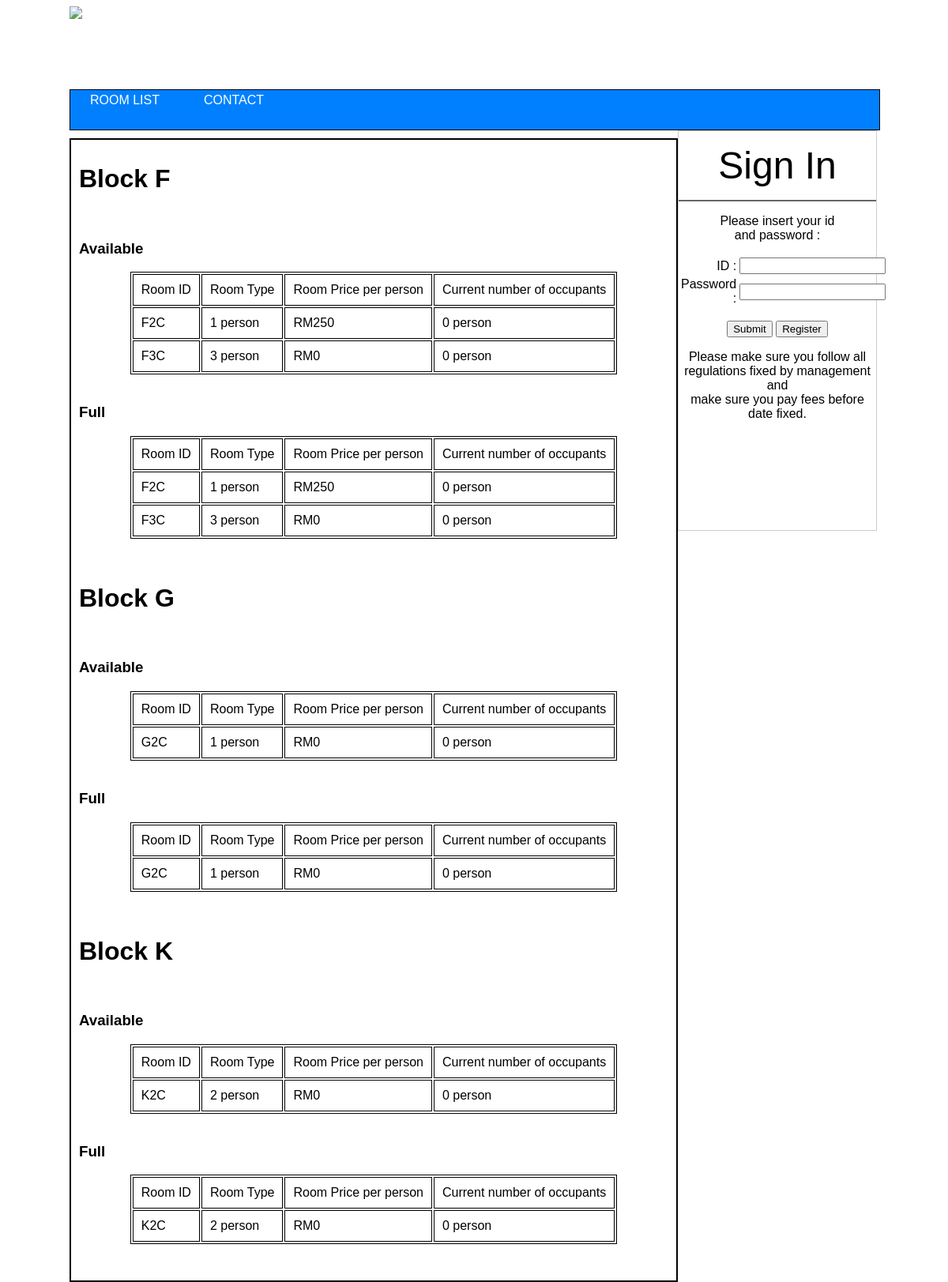
The page /room_list.php on the database its author committed.
### tables this page shows
CREATE TABLE IF NOT EXISTS `block` (
  `block_id` varchar(2) NOT NULL,
  `block_name` text NOT NULL,
  `block_cap` int(11) NOT NULL,
  `block_gen` enum('M','F') NOT NULL,
  PRIMARY KEY (`block_id`),
  UNIQUE KEY `block_id` (`block_id`),
  UNIQUE KEY `block_id_2` (`block_id`)
);

CREATE TABLE IF NOT EXISTS `room` (
  `room_id` varchar(4) NOT NULL,
  `room_cap` int(11) NOT NULL,
  `room_price` double NOT NULL,
  `room_occupied` int(11) NOT NULL,
  `room_block` varchar(2) NOT NULL,
  `availability` tinyint(1) NOT NULL,
  PRIMARY KEY (`room_id`),
  UNIQUE KEY `room_id` (`room_id`),
  KEY `room_block` (`room_block`)
);

### classes/Config.php (called while the page is built)
<?php
class Config {
	public static function get($path = null) {
		if($path){
			$config = $GLOBALS['config'];
			$path = explode('/',$path);
			foreach($path as $lol) {
				if(isset($config[$lol])) {
					$config = $config[$lol];
				}
			}
			return $config;
		}
		return false;
	}
}

### classes/DB.php (called while the page is built, shortened)
<?php
class DB{
	private static $_instance = null;
	private $_pdo,
			$_query,
			$_error = false,
			$_results,
			$_count = 0;
	private function __construct() {
		try{
			$this->_pdo = new PDO('mysql:host='.Config::get('mysql/host').';dbname='.Config::get('mysql/db'),Config::get('mysql/username'),Config::get('mysql/password'));
		}catch(PDOException $e){
			die($e->getMessage());
		}
	}
	public static function getInstance() {
		if(!isset(self::$_instance)){
			self::$_instance = new DB();
		}
		return self::$_instance;
	}
	public function query($sql, $params = array()){
		if($this->_query = $this->_pdo->prepare($sql)){
			$x = 1;
			if(count($params)){
				foreach($params as $param){
					$this->_query->bindValue($x, $param);
					$x++;
				}
			}
			if($this->_query->execute()){
				$this->_result = $this->_query->fetchAll(PDO::FETCH_OBJ);
			}else{
				$this->_error = true;
				var_dump($this->_query->errorInfo());
			}
		}
		return $this;
	}
	public function actionV2($action, $table, $wheres = array()){
		$x=0;
		$sql_comp="";
		if($wheres){
			foreach($wheres as $where){
					$operators = array('=','<=','>=','!=');
						$field = $where[0];
					 $operator = $where[1];
					$value[$x] = $where[2];
					@$compound = $where[3];
					$x++;
					if(in_array($operator, $operators)){
						$sql_comp .= " {$compound} {$field} {$operator} ?";
					}else{}
				}
			$sql = "{$action} FROM {$table} WHERE".$sql_comp;
			if(count($value)<3){
				if(!$this->query($sql,array($value[0],$value[1]))->error()){
					return $this;
				}else{
					return false;
				}
			}else if(count($value)==3){
				if(!$this->query($sql,array($value[0],$value[1],$value[2],))->error()){
					return $this;
				}else{
					return false;
				}
			}else if(count($value)<=4){
				if(!$this->query($sql,array($value[0],$value[1],$value[2],$value[3]))->error()){
					return $this;
				}else{
					return false;
				}
		}else{
			echo 'No where; ';
			return false;
		}
		}
	}
	public function get2($table, $where = array()){
		return $this->actionV2('SELECT *',$table,$where);
	}
	private function action($action, $table, $where){
			if(count($where)==3){
			    $operators = array('=','<=','>=','!=','');
				    $field = $where[0];
				 $operator = $where[1];
				    $value = $where[2];
				if(in_array($operator, $operators)){
						$sql = "{$action} FROM {$table} WHERE {$field} {$operator} ?";
					if(!$this->query($sql, array($value))->error()){
						return $this;
					}
				}
			}else{
				$sql = "SELECT * FROM {$table}";
				if(!$this->query($sql)->error()){
					return $this;
				}
			}
		return false;
	}
	public function get($table, $where = null){
		return $this->action('SELECT *',$table,$where);
	}
	public function error(){
		return $this->_error;
	}
	public function result(){
		return $this->_result;
	}
}

### classes/Block.php (called while the page is built, shortened)
<?php
class Block{
	private $_db,
			$_blockinfo;
	public function __construct(){
		$this->_db = DB::getInstance();
	}
	public function list_all_block(){
		return $this->_db->get('block',array(''))->result();
	}
}
?>

### classes/Room.php (the view, shortened to what this page needs)
<?php
class Room{
	private $_db,
			$_roominfo;
	public function __construct($room = null){
		$this->_db = DB::getInstance();
	}
	public function get_room_by_block_and_status($block_id,$status){
		if(!$this->_db->get('room',array(''))){
			throw new Exception('Error in getting empty blocks');
			return false;
		}else{
			$rooms = $this->_db->get2('room',array(
				array('room_block','=',$block_id),
				array('availability','=',1,'AND'),
			))->result();
			echo '<table id="data">';
			echo '<tr><td> Room ID </td><td>Room Type </td><td> Room Price per person </td><td> Current number of occupants </td></tr>';
			foreach($rooms as $room){
					echo '<tr>';
						echo '<td>'.$room->room_id.'</td>';
						echo '<td>'.$room->room_cap.' person </td>';
						echo '<td> RM'.$room->room_price.'</td>';
						echo '<td>'.$room->room_occupied.' person</td>';
					echo '</tr>';
			}
			echo '</table>';
		}
		return true;
	}
}
?>

### room_list.php (shortened to what this page needs)
<!DOCTYPE html>
<html manifest="MMC.appcache" lang="en">
<head>
<link rel="stylesheet" type="text/css" href="css/hostelRegistration.css">
</head>
<body>
	<div id="container">
        <div id="header">
        <img src="image/project header.jpg" min-width="100%" height="100" />
        </div>
        <div id="NavBar">
			<ul>
				<li><a href="">Room List</a></li>
				<li><a href="#">Contact</a></li>
			</ul>
		</div>
        <div id="content">
           <?php
            $blocks = new Block();
            $blocks = $blocks->list_all_block();
            foreach($blocks as $block){
                echo '<h1>Block '.$block->block_id.'</h1>';
                echo '<br><h3>Available</h3>';
                    $rooms = new Room();
                    $rooms = $rooms->get_room_by_block_and_status($block->block_id,1);
                echo '<br><h3>Full</h3>';
                 $rooms = new Room();
                 $rooms = $rooms->get_room_by_block_and_status($block->block_id,0);
                echo '<br><br>';
            }
           ?>
        </div>
        <div id="sidebar">
        <p align="center"> <font size="+4"> Sign In </font> </p>
        <hr color="#666666"/>
		<p align="center">Please insert your id <br /> and password :</p>
        <form action method="post" name="logInForm">
		<table>
			<tr align="center"><td align="right">      ID :</td><td align="left"> <input name="id" type="text" /> </td> </tr>
        <tr align="center"><td align="right">Password :</td><td align="left"> <input name="password" type="password" /> <td> </tr>
		</table>
        <p align="center"> <input name="submit" type="submit" value="Submit" /> <input type="hidden" name="token" value="<?php echo Token::generate();?>">
		 <input type="button" value="Register" onClick="window.location.href='registrationform.php'"/> </p>
        </form>
        <p align="center"> Please make sure you follow all <br /> regulations fixed by management and <br /> make sure you pay fees before <br /> date fixed. </p>
        </div>
    </div>

### css/hostelRegistration.css (style rules this page uses)
body { font-family : Arial, Helvetica,san-serif; }
ul { list-style-type: none; margin: 0; padding: 0; overflow: hidden; float: left; }
li { float: left; }
a:link, a:visited { display: block; width: 130px; height: 40px; vertical-align:middle; color: rgb(255,255,255); background-color: rgb(0,128,255); font-family: Arial; text-align: center; padding: 4px; text-decoration: none; text-transform: uppercase; }
#data { margin-right: auto; margin-left: auto; border: 1px solid black; }
#data td { border: 1px solid black; padding: 10px; }
#NavBar { margin-top: 5px; width: 100%; height: 50px; background-color: rgb(0,128,255); border: 1px solid black; }
#container { width:1024px; height:auto; left: auto; right: auto; margin-right: auto; margin-left: auto; }
#header { height: 100px; width: 1024px; margin-right: auto; margin-left: auto; left: auto; right: auto; }
#content { border: 2px solid black; height: auto; width: 746px; float: left; margin-right: auto; margin-left: auto; margin-top: 10px; left: auto; right: auto; padding: 10px; }
#sidebar { border:solid 1px #CCC; min-height: 505px; max-height: 735px; width: 250px; float: left; margin-right: auto; margin-left: auto; left: auto; right: auto; }

### rows shown on the page
block: block_id "F"
room: room_id "F2C", room_cap "1", room_price "250", room_occupied "0"
room: room_id "F3C", room_cap "3", room_price "0", room_occupied "0"
block: block_id "G"
room: room_id "G2C", room_cap "1", room_price "0", room_occupied "0"
block: block_id "K"
room: room_id "K2C", room_cap "2", room_price "0", room_occupied "0"
